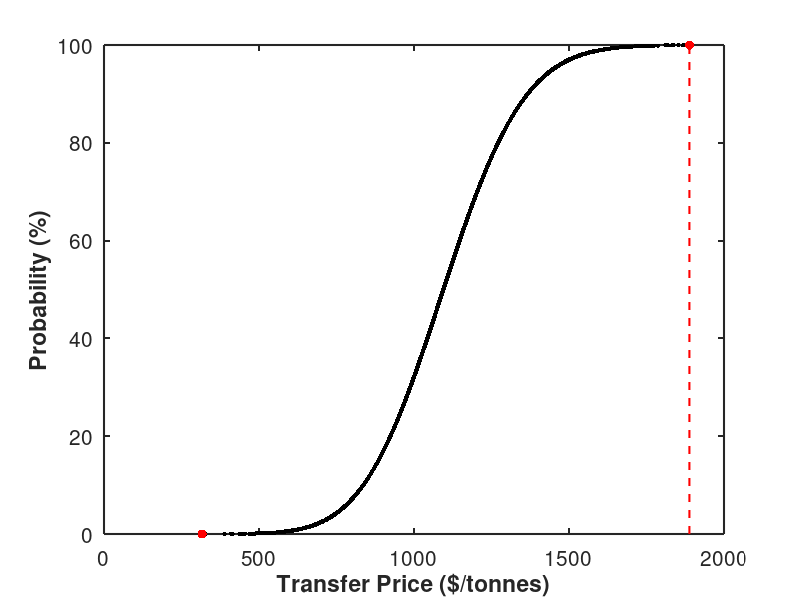

MATLAB code to generate this figure:
% WHAT TO VARY?
% production, steam usage, fixed investment, number of operators - 10%
% chemical yield - 2%

clear; close all

prob = rand(10000,1); % 10,000 random generated numbers
%%

prod = 170; % MM kg/yr meoac production

prod = norminv(prob,prod,0.1);

vga = 55; % specify vga values $MM
vga = norminv(prob,vga,0.1);


% specify at the very beginning
meoh_flow = 0.999*700;
co_flow = 0.995*452.278;
h2_flow = 0.005*452.78 + 100;

meoh_flow = norminv(prob,meoh_flow,0.1);
co_flow = norminv(prob,co_flow,0.1);
h2_flow = norminv(prob,h2_flow,0.1);

cat_cost = 154420 + 5460000 - 0.00005*170*10^6*2; % $ from VGA or sizing

meoh_qpu = meoh_flow.*32.04.*8000./(prod.*10.^6);
co_qpu = co_flow.*28.01.*8000./(prod.*10.^6);
h2_qpu = h2_flow.*2.*8000./(prod.*10.^6);
cat_qpu = (cat_cost./70)./2./(prod.*10.^6);
meoh_unit = 0.62; % $/kg
co_unit = 0.205; % $/kg
h2_unit = 2;
cat_unit = 70; % $/kg

meoh_unit = norminv(prob,meoh_unit,0.1);
co_unit = norminv(prob,co_unit,0.1);
h2_unit = norminv(prob,h2_unit,0.1);
%cat_unit = cat_unit.*range_vary;

meoh_pr = meoh_qpu.*meoh_unit;
co_pr = co_qpu.*co_unit;
h2_pr = h2_qpu.*h2_unit;
cat_pr = cat_qpu.*cat_unit;

meoh_mm = prod.*meoh_pr;
co_mm = prod.*co_pr;
h2_mm = prod.*h2_pr;
cat_mm = prod.*cat_pr;

total_ing_mm = meoh_mm + co_mm + cat_mm + h2_mm; % might add another cat

byprod_qpu = 0; % might be 0
byprod_unit = 0; % might be 0
waste_fuel_unit = 3.61; 
waste_fuel_flashtank = 5080; 

byprod_pr = byprod_qpu.*byprod_unit;
waste_fuel_pr = waste_fuel_unit.*waste_fuel_flashtank./10^6;

byprod_mm = byprod_pr.*prod;
waste_fuel_mm = waste_fuel_pr.*prod;

total_cred_mm = byprod_mm + waste_fuel_mm; 

% specify at the very beginning

steam_flow = 12; % klb/hr
el_flow = 100; % kW
cool_flow = 0.300464; % MMGal/hr

%steam_flow = steam_flow.*range_vary;
%el_flow = el_flow.*range_vary;
%cool_flow = cool_flow.*range_vary;

steam_qpu = steam_flow.*1000.*8000./(prod.*10.^6);
steam_unit = 1.93;

el_qpu = el_flow.*8000./(prod.*10.^6);
el_unit = 0.061;

cool_qpu = cool_flow.*10.^6.*8000./(prod.*10.^6);
cool_unit = 0.075;

ref_price_aspen = 50;

%steam_unit = steam_unit.*range_vary;
%el_unit = el_unit.*range_vary;
%cool_unit = cool_unit.*range_vary;
%ref_price_aspen = ref_price_aspen.*range_vary;

steam_pr = steam_qpu.*steam_unit./1000;
electricity_pr = el_qpu.*el_unit;
cooling_pr = cool_qpu.*cool_unit./1000;

steam_mm = prod.*steam_pr;
electricty_mm = prod.*electricity_pr;
refrigerant_mm = ref_price_aspen.*8000./10^6; % fix myself
refrigerant_pr = refrigerant_mm./prod; 
cooling_mm = prod.*cooling_pr;

total_uti_mm = steam_mm + electricty_mm + refrigerant_mm + cooling_mm; % depends what utility

gas_qpu = 0;
gas_unit = 0;
liq_qpu = 0;
liq_unit = 0;
sol_qpu = 0;
sol_unit = 0;

gas_pr = gas_qpu.*gas_unit;
liq_pr = liq_qpu.*liq_unit;
sol_pr = sol_qpu.*sol_unit;

gas_mm = gas_pr.*prod;
liq_mm = liq_pr.*prod;
sol_mm = sol_pr.*prod;

total_waste_mm = gas_mm + liq_mm + sol_mm; % might be nothing

total_vc_mm = total_ing_mm - total_cred_mm + total_uti_mm + total_waste_mm; 

% specify at the very beginning
num_op = 9;
op_perhour = 32;
other_employ_perc = 0.45; % 45%
unit_sup_perc = 1; % 100%
plant_ov_perc = 0.5; %50%
main_perc = 0.03; %3%
tax_perc = 0.02; %2%
dep_perc = 0.09; %9%

num_op = norminv(prob,num_op,0.1);
op_perhour = norminv(prob,op_perhour,0.1);

op_mm = num_op.*op_perhour.*365.*24./10^6;
other_employ_mm = other_employ_perc.*op_mm; 
unit_sup_mm = unit_sup_perc.*op_mm;
plant_ov_mm = plant_ov_perc.*op_mm;
main_mm = main_perc.*vga;
tax_mm = tax_perc.*vga;
dep_mm = dep_perc.*vga;

total_fc_mm = op_mm + other_employ_mm + unit_sup_mm + plant_ov_mm + main_mm + ...
    tax_mm + dep_mm; 

total_com_mm = total_vc_mm + total_fc_mm;

raw_inv = total_ing_mm./12;
prod_inv = total_com_mm./12;
total_inv = vga + raw_inv + prod_inv; 

tax_rate = 0.25; %25% tax rate on earnings
tax_rate = norminv(prob,tax_rate,0.1);
nroi_mm = 0.25.*total_inv./(1-tax_rate); % goal is to earn 25% NROI
nroi = nroi_mm./prod;

%specify at the beginning
bus_ov_perc = 0.06; 

ing_pr = meoh_pr + co_pr + h2_pr + cat_pr;
cred_pr = byprod_pr + waste_fuel_pr;
uti_pr = steam_pr + electricity_pr + refrigerant_pr + cooling_pr;
waste_pr = gas_pr + liq_pr + sol_pr;

vc_pr = ing_pr - cred_pr + uti_pr + waste_pr;

fc_pr = total_fc_mm./prod;
com_pr = fc_pr + vc_pr;
bus_ov_pr = bus_ov_perc.*com_pr;

total_sales_cost = com_pr + bus_ov_pr;
tp = nroi + total_sales_cost;


plot(tp.*1000,prob.*100,'k.','markersize',10)
hold on
plot(min(tp).*1000,prob(find(tp == min(tp)))*100,'r.','markersize',20)
plot(max(tp).*1000,prob(find(tp == max(tp)))*100,'r.','markersize',20)
plot([max(tp),max(tp)].*1000,[0,100],'r--','linewidth',1.5)


ylabel('Probability (%)','fontweight','bold')
xlabel('Transfer Price ($/tonnes)','fontweight','bold')
set(gca,'linewidth',1.5,'fontsize',15)
set(gcf,'position',[440 205 765 593])
%ytickformat('%.0f'); ylim([850,1350])
